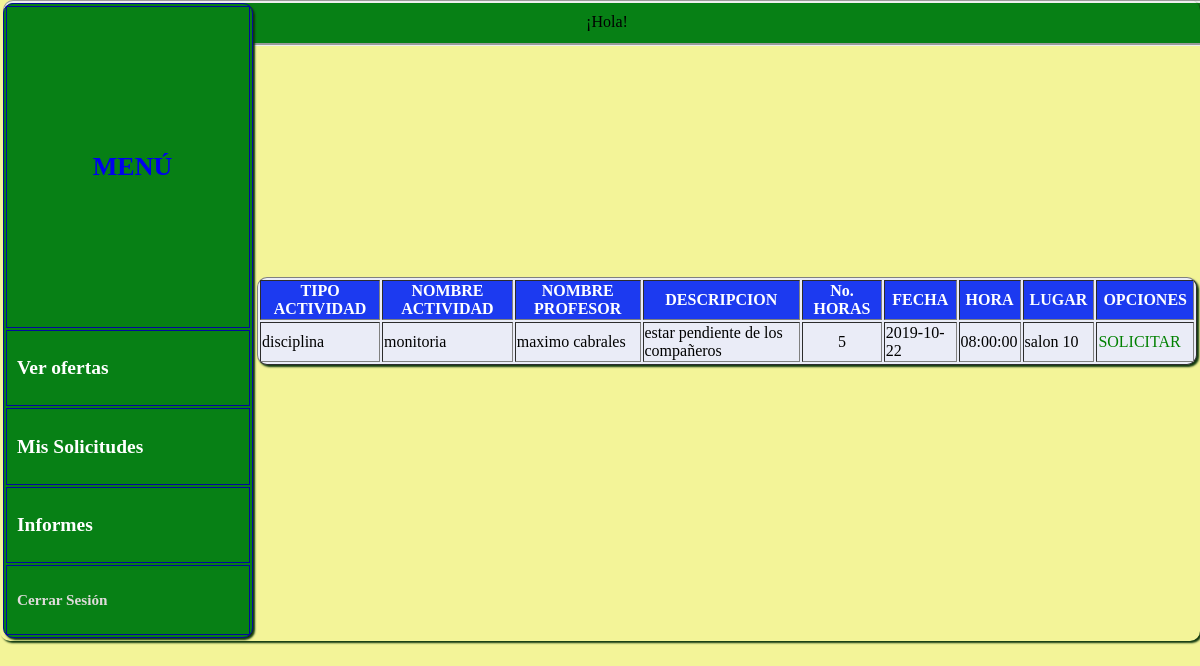
Page /alumno/listaOfertas.php on the committed database.
### tables this page shows
CREATE TABLE `oferta` (
  `idActividad` int(11) NOT NULL,
  `tipoActividad` varchar(30) NOT NULL,
  `nombreActividad` varchar(100) NOT NULL,
  `descripcion` varchar(500) NOT NULL,
  `horasCant` int(11) NOT NULL,
  `fecha` date NOT NULL,
  `hora` time NOT NULL,
  `lugar` varchar(50) NOT NULL,
  `alumnosCant` int(11) NOT NULL,
  `contador` int(11) NOT NULL,
  `idProfesor` int(11) NOT NULL
);

CREATE TABLE `profesor` (
  `idProfesor` int(11) NOT NULL,
  `nombre` varchar(50) NOT NULL,
  `apellido` varchar(100) NOT NULL,
  `correo` varchar(40) NOT NULL,
  `genero` varchar(10) NOT NULL,
  `lugarNac` varchar(100) NOT NULL,
  `fechaNac` date NOT NULL,
  `telefono` varchar(15) NOT NULL,
  `direccion` varchar(100) NOT NULL,
  `licenciatura` varchar(30) NOT NULL
);

### alumno/listaOfertas.php (the view, shortened to what this page needs)
<?php
    include '../conexion.php';
?>
<!DOCTYPE html>
<html lang="es">
<head>
	<link rel="stylesheet" type="text/css" href="../css/estilos.css">
</head>
<body>
<table id="main">
	<tr><td>
		<div id="superior"> ¡Hola! <?php echo $_SESSION['nombre']; ?> <?php echo $_SESSION['apellido']; ?> </div>
		<table id="lateral" bgcolor="#007EFF" width="250px" border="1px" bordercolor="#030A9D">
			<tr >
				<td height="300px">
					<a href="bienvenido.php"> <center><h1>MENÚ</h1></center> </a>
				</td>
			</tr>
			<tr>
				<td>
					<a href="listaOfertas.php" style="text-decoration:none"> <font color="white"> <h2>Ver ofertas</h2> </font></a>
				</td>
			</tr>
			<tr>
				<td>
					<a href="solicitudes.php" style="text-decoration:none"> <font color="white"> <h2>Mis Solicitudes</h2> </font></a>
				</td>
			</tr>
			<tr>
				<td>
					<a href="informes.php" style="text-decoration:none"> <font color="white"> <h2>Informes</h2></font> </a>
				</td>
			</tr>
			<tr>
				<td>
					<a href="../index.php" style="text-decoration:none"> <font color="#E0DBDB"> <h3>Cerrar Sesión</h3></font> </a>
				</td>
			</tr>
		</table>
	</td>
	<td width="100%">
		<table bgcolor="#EAECF7" border="1px">
			<tr bgcolor="#D8CBF8">
				<th>TIPO ACTIVIDAD</th>
				<th>NOMBRE ACTIVIDAD</th>
				<th>NOMBRE PROFESOR</th>
				<th>DESCRIPCION</th>
				<th>No. HORAS</th>
				<th>FECHA</th>
				<th>HORA</th>
				<th>LUGAR</th>
				<th>OPCIONES</th>
			</tr>
			<?php
				$sql="SELECT * FROM oferta WHERE contador>0";
				$resultado = mysqli_query($conexion, $sql);
				while($datos=mysqli_fetch_array($resultado)){
			?>
			<tr>
				<td>	<?php echo $datos['tipoActividad'] ?>			</td>
				<td>	<?php echo $datos['nombreActividad'] ?>			</td>
				<td>
					<?php
						$consultaSQL="SELECT nombre,apellido FROM oferta INNER JOIN profesor ON profesor.idProfesor = oferta.idProfesor";
						$resultadoConsulta=mysqli_query($conexion, $consultaSQL);
                        $datosConsulta=mysqli_fetch_assoc($resultadoConsulta);
                        echo $datosConsulta['nombre'],' ';
                        echo $datosConsulta['apellido'];
					?>
				</td>
				<td>	<?php echo $datos['descripcion'] ?>				</td>
				<td>	<center><?php echo $datos['horasCant'] ?></center>	</td>
				<td>	<?php echo $datos['fecha'] ?>					</td>
				<td>	<?php echo $datos['hora'] ?>					</td>
				<td>	<?php echo $datos['lugar'] ?>					</td>
				<td>
					<?php
						$consultaSolicitud="SELECT * FROM detalleoferta WHERE idActividad='$datos[idActividad]' AND idAlumno='$_SESSION[id]'";
						$resultadoSolicitud = mysqli_query($conexion, $consultaSolicitud);
						if(mysqli_num_rows($resultadoSolicitud)==0){
					?>
					<a href="listaOfertasSolicitar.php?idActividad=<?php echo $datos['idActividad']; ?>&contador=<?php echo $datos['contador'];?>">
							<font color="green">SOLICITAR</font>
					</a>
					<?php
						}
						else{
					?>
					<font color="grace">SOLICITADA</font>
					<?php
						}
					?>
				</td>
			</tr>
			<?php
				}
			?>
		</table>
	</td>
	</tr>
</table>
</body>
</html>

### css/estilos.css (style rules this page uses)
a:link { text-decoration: none; }
a { text-decoration: none; }
body { background-color: #F3F498; }
table { border-radius: 10px; box-shadow: 2px 2px 2px 0px #0F370E; }
th { background-color: #1C3AF0; color: white; padding-left: 6px; padding-right: 6px; }
td { font-family: verdana; }
table#main { position: absolute; left: 0px; top: 0px; margin: 0px; padding: 0px; }
div#superior { text-align: center; background-color: #078015; height: 20px; padding: 10px; width: 98.5%; top: 0px; left: 3px; z-index: -1; position: absolute; font-family: verdana; border-radius: 10px; border-style: groove; }
table#lateral { position: ; top: 0px; left: 0px; background-color: #078015; border-radius: 10px; }
table#lateral td { padding-left: 10px; padding-bottom: 10px; padding-top: 10px; font-size: 13px; }

### rows in the picture
oferta: tipoActividad "disciplina", nombreActividad "monitoria", idProfesor.nombre "maximo", idProfesor.apellido "cabrales", descripcion "estar pendiente de los compañeros", horasCant "5", fecha "2019-10-22", hora "08:00:00", lugar "salon 10"
